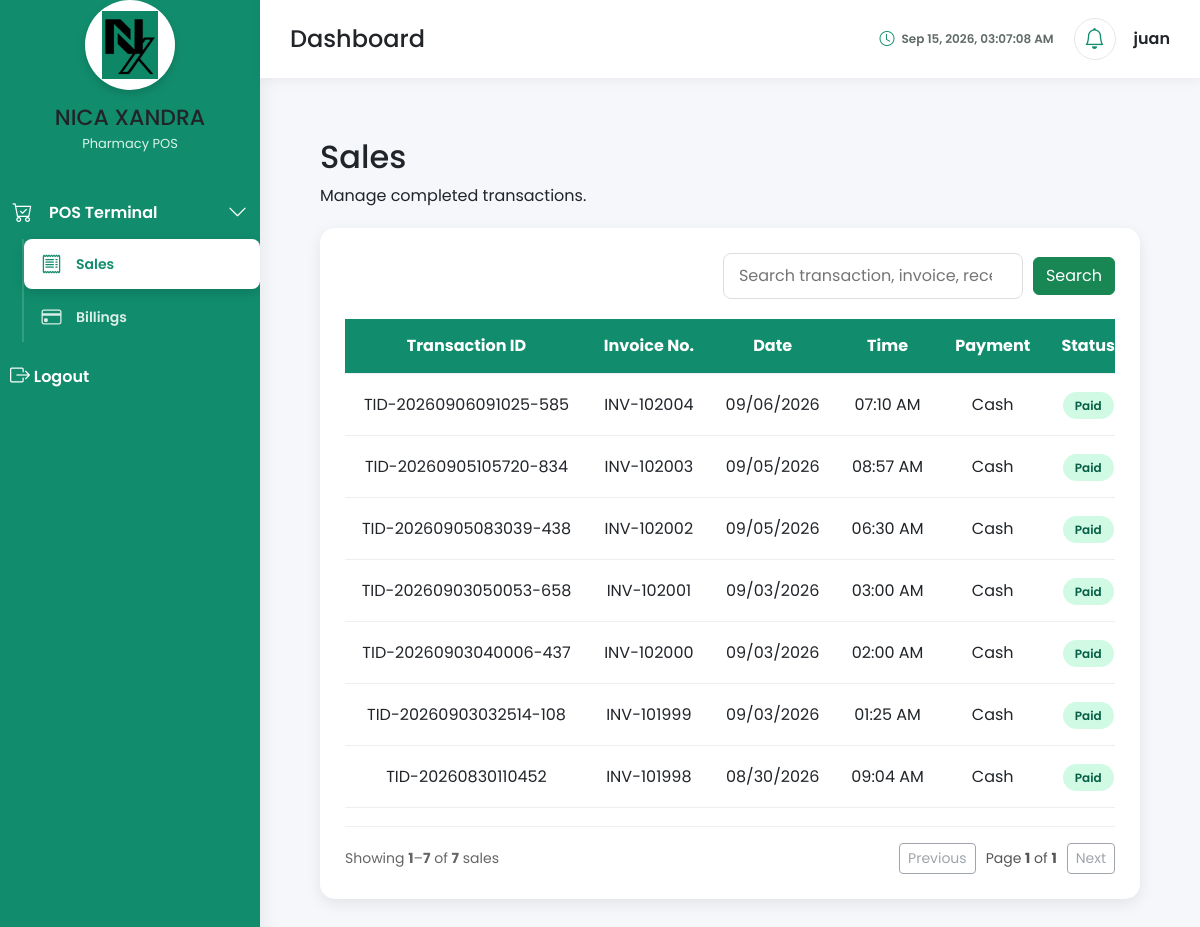
/app/dashboard/pos/index.php?page=sales (signed in), run on the app's committed database.
### tables this page shows
CREATE TABLE `sales` (
  `sale_id` int(11) NOT NULL,
  `transaction_number` varchar(30) NOT NULL,
  `customer_id` int(11) DEFAULT NULL,
  `cashier_id` int(11) NOT NULL,
  `subtotal` decimal(10,2) NOT NULL DEFAULT 0.00,
  `discount_amount` decimal(10,2) NOT NULL DEFAULT 0.00,
  `vat_amount` decimal(10,2) NOT NULL DEFAULT 0.00,
  `total_amount` decimal(10,2) NOT NULL DEFAULT 0.00,
  `payment_status` enum('Pending','Paid','Partially Paid','Refunded') DEFAULT 'Pending',
  `transaction_status` enum('Completed','Cancelled','Void') DEFAULT 'Completed',
  `remarks` text DEFAULT NULL,
  `created_at` timestamp NOT NULL DEFAULT current_timestamp(),
  `updated_at` timestamp NOT NULL DEFAULT current_timestamp() ON UPDATE current_timestamp()
);

### app/Models/Sales.php (called while the page is built, shortened)
<?php
require_once __DIR__ . '/../../config/database.php';
class Sales
{
    private PDO $conn;
    public function __construct()
    {
        $database = new Database();
        $this->conn = $database->connect();
    }
    public function getAllSales(
        int $page = 1,
        int $limit = 20,
        string $search = ''
    ): array {
        $page = max(1, $page);
        $limit = min(max(1, $limit), 100);
        $search = trim($search);
        $offset = ($page - 1) * $limit;
        $where = ["s.transaction_status = 'Completed'"];
        $params = [];
        $whereSql = implode(' AND ', $where);
        $countSql = "
            SELECT COUNT(*)
            FROM sales s
            LEFT JOIN payments pay ON pay.sale_id = s.sale_id
            WHERE {$whereSql}
        ";
        $countStmt = $this->conn->prepare($countSql);
        $countStmt->execute();
        $total = (int) $countStmt->fetchColumn();
        $sql = "
            SELECT
                s.sale_id,
                s.transaction_number,
                CONCAT('INV-', LPAD(s.sale_id, 6, '0')) AS invoice_number,
                DATE(s.created_at) AS sale_date,
                TIME(s.created_at) AS sale_time,
                COALESCE(pay.payment_method, '—') AS payment_method,
                s.payment_status,
                s.total_amount,
                s.created_at
            FROM sales s
            LEFT JOIN payments pay ON pay.sale_id = s.sale_id
            WHERE {$whereSql}
            ORDER BY s.created_at DESC, s.sale_id DESC
            LIMIT :limit OFFSET :offset
        ";
        $stmt = $this->conn->prepare($sql);
        $stmt->bindValue(':limit', $limit, PDO::PARAM_INT);
        $stmt->bindValue(':offset', $offset, PDO::PARAM_INT);
        $stmt->execute();
        $transactions = $stmt->fetchAll(PDO::FETCH_ASSOC);
        $totalPages = $total > 0 ? (int) ceil($total / $limit) : 0;
        return [
            'transactions' => $transactions,
            'pagination' => [
                'page' => $page,
                'limit' => $limit,
                'total' => $total,
                'total_pages' => $totalPages,
                'has_previous' => $page > 1,
                'has_next' => $page < $totalPages,
            ],
        ];
    }
}

### config/database.php (called while the page is built, shortened)
<?php
class Database
{
    private string $host = "localhost";
    private string $db_name = "pharmacy_pos";
    private string $username = "root";
    private string $password = "";
    private ?PDO $connection = null;
    public function connect(): PDO
    {
        if ($this->connection === null) {
            $dsn = "mysql:host={$this->host};dbname={$this->db_name};charset=utf8mb4";
            try {
                $this->connection = new PDO(
                    $dsn,
                    $this->username,
                    $this->password,
                    [
                        PDO::ATTR_ERRMODE => PDO::ERRMODE_EXCEPTION,
                        PDO::ATTR_DEFAULT_FETCH_MODE => PDO::FETCH_ASSOC,
                        PDO::ATTR_EMULATE_PREPARES => false
                    ]
                );
            } catch (PDOException $e) {
                die(
                    "<h2>Database Connection Failed</h2>" .
                    "<p>" . htmlspecialchars($e->getMessage()) . "</p>"
                );
            }
        }
        return $this->connection;
    }
}

### app/Controllers/SalesController.php (called while the page is built, shortened)
<?php
require_once __DIR__ . '/../Models/Sales.php';
class SalesController
{
    private Sales $sales;
    public function __construct()
    {
        $this->sales = new Sales();
    }
    public function getTransactions(
        int $page = 1,
        int $limit = 20,
        string $search = ''
    ): array {
        return $this->sales->getAllSales($page, $limit, $search);
    }
}

### app/dashboard/pos/pages/sales.php (the view, shortened to what this page needs)
<?php
require_once '../../Controllers/SalesController.php';
$salesPage = max(1, (int) ($_GET['sales_page'] ?? 1));
$limit = 20;
$search = trim((string) ($_GET['search'] ?? ''));
$salesController = new SalesController();
$result = $salesController->getTransactions($salesPage, $limit, $search);
$transactions = $result['transactions'] ?? [];
$pagination = $result['pagination'] ?? [
    'page' => 1,
    'limit' => $limit,
    'total' => 0,
    'total_pages' => 0,
    'has_previous' => false,
    'has_next' => false,
];
require_once '../../../includes/header.php';
?>
<link rel="stylesheet" href="/pharmacy_pos/assets/css/dashboard.css">
<link rel="stylesheet" href="/pharmacy_pos/assets/css/sidebar.css">
<link rel="stylesheet" href="/pharmacy_pos/assets/css/navbar.css">
<link rel="stylesheet" href="/pharmacy_pos/assets/css/sales.css">
<div class="dashboard-content records-page">
    <div class="page-header">
        <h2>Sales</h2>
        <p>Manage completed transactions.</p>
    </div>
    <div class="sales-card">
        <form class="sales-toolbar" method="get" action="">
            <input
                type="search"
                name="search"
                value="<?= htmlspecialchars($search) ?>"
                class="search-box"
                placeholder="Search transaction, invoice, receipt or payment"
                autocomplete="off">
            <button type="submit" class="btn btn-success">Search</button>
        </form>
        <div class="table-responsive">
            <table class="sales-table">
                <thead>
                    <tr>
                        <th>Transaction ID</th>
                        <th>Invoice No.</th>
                        <th>Date</th>
                        <th>Time</th>
                        <th>Payment</th>
                        <th>Status</th>
                    </tr>
                </thead>
                <tbody>
                <?php if (empty($transactions)): ?>
                    <tr>
                        <td colspan="8" class="empty-state">
                            <?= $search !== ''
                                ? 'No sales matched your search.'
                                : 'No completed sales yet.' ?>
                        </td>
                    </tr>
                <?php else: ?>
                    <?php foreach ($transactions as $transaction): ?>
                        <tr class="sales-row">
                            <td><?= htmlspecialchars($transaction['transaction_number']) ?></td>
                            <td><?= htmlspecialchars($transaction['invoice_number']) ?></td>
                            <td><?= date('m/d/Y', strtotime($transaction['sale_date'])) ?></td>
                            <td><?= date('h:i A', strtotime($transaction['sale_time'])) ?></td>
                            <td><?= htmlspecialchars($transaction['payment_method']) ?></td>
                            <td>
                                <span class="status-paid">
                                    <?= htmlspecialchars($transaction['payment_status']) ?>
                                </span>
                            </td>
                        </tr>
                    <?php endforeach; ?>
                <?php endif; ?>
                </tbody>
            </table>
        </div>
        <?php
        $currentPage = (int) $pagination['page'];
        $totalPages = (int) $pagination['total_pages'];
        $total = (int) $pagination['total'];
        $start = $total > 0 ? (($currentPage - 1) * $limit) + 1 : 0;
        $end = $total > 0 ? min($currentPage * $limit, $total) : 0;
        ?>
        <div class="records-pagination">
            <div class="pagination-info">
                <?php if ($total > 0): ?>
                    Showing <strong><?= $start ?></strong>–<strong><?= $end ?></strong>
                    of <strong><?= $total ?></strong> sales
                <?php else: ?>
                    No sales found.
                <?php endif; ?>
            </div>
            <?php if ($totalPages > 0): ?>
                <div class="pagination-controls">
                    <?php if ($currentPage > 1): ?>
                        <a class="btn btn-outline-secondary btn-sm"
                           href="?page=sales&sales_page=<?= $currentPage - 1 ?>&search=<?= urlencode($search) ?>">
                            Previous
                        </a>
                    <?php else: ?>
                        <button class="btn btn-outline-secondary btn-sm" disabled>Previous</button>
                    <?php endif; ?>
                    <span class="pagination-page">
                        Page <strong><?= $currentPage ?></strong> of <strong><?= $totalPages ?></strong>
                    </span>
                    <?php if ($currentPage < $totalPages): ?>
                        <a class="btn btn-outline-secondary btn-sm"
                           href="?page=sales&sales_page=<?= $currentPage + 1 ?>&search=<?= urlencode($search) ?>">
                            Next
                        </a>
                    <?php else: ?>
                        <button class="btn btn-outline-secondary btn-sm" disabled>Next</button>
                    <?php endif; ?>
                </div>
            <?php endif; ?>
        </div>
    </div>
</div>
<?php require_once '../../../includes/footer.php'; ?>

### assets/css/auth.css (style rules this page uses)
:root { --primary-green:#0F8A6B; --dark-navbar:#1E1B1B; --light-bg:#F8F9FA; --white:#FFFFFF; --shadow:0 12px 30px rgba(0,0,0,.15); --border-radius:18px; --transition:.3s ease; }
* { margin:0; padding:0; box-sizing:border-box; }
body { font-family:'Poppins',sans-serif; background:#ffffff; overflow-x:hidden; }

### assets/css/dashboard.css (style rules this page uses)
* { margin:0; padding:0; box-sizing:border-box; }
body { font-family:'Poppins',sans-serif; background:#f4f7fb; }
.dashboard-content { flex:1; padding:25px; overflow:auto; }

### assets/css/pos.css (style rules this page uses)
.dashboard-content { height:calc(100vh - 80px); padding:20px; overflow:hidden; }

### assets/css/sales.css (style rules this page uses)
.dashboard-content { padding:30px; }
.page-header { margin-bottom:20px; }
.sales-card { background:#fff; border-radius:15px; padding:25px; box-shadow:0 5px 15px rgba(0,0,0,.08); }
.sales-toolbar { display:flex; justify-content:flex-end; margin-bottom:20px; }
.search-box { width:300px; padding:10px 15px; border:1px solid #ddd; border-radius:8px; }
.sales-table { width:100%; border-collapse:collapse; }
.sales-table thead { background:#118d6d; color:#fff; }
.sales-table th, .sales-table td { padding:15px; text-align:center; border-bottom:1px solid #eee; }
.status-paid { background:#d1fae5; color:#065f46; padding:5px 12px; border-radius:30px; font-size:12px; font-weight:600; }
.records-page { min-width: 0; }
.sales-toolbar { align-items: center; gap: 10px; flex-wrap: wrap; }
.sales-toolbar .search-box { margin-left: auto; }
.table-responsive { width: 100%; overflow-x: auto; }
.sales-table { min-width: 980px; }
.records-pagination { display: flex; align-items: center; justify-content: space-between; gap: 16px; margin-top: 18px; padding-top: 16px; border-top: 1px solid #eee; }
.pagination-info { color: #666; font-size: 14px; }
.pagination-controls { display: flex; align-items: center; justify-content: center; gap: 10px; }
.pagination-page { white-space: nowrap; color: #555; font-size: 14px; }

### data on the page
sales: transaction_number "TID-20260906091025-585", invoice_number "INV-102004", sale_date "09/06/2026", sale_time "07:10 AM", payment_method "Cash", payment_status "Paid"
sales: transaction_number "TID-20260905105720-834", invoice_number "INV-102003", sale_date "09/05/2026", sale_time "08:57 AM", payment_method "Cash", payment_status "Paid"
sales: transaction_number "TID-20260905083039-438", invoice_number "INV-102002", sale_date "09/05/2026", sale_time "06:30 AM", payment_method "Cash", payment_status "Paid"
sales: transaction_number "TID-20260903050053-658", invoice_number "INV-102001", sale_date "09/03/2026", sale_time "03:00 AM", payment_method "Cash", payment_status "Paid"
sales: transaction_number "TID-20260903040006-437", invoice_number "INV-102000", sale_date "09/03/2026", sale_time "02:00 AM", payment_method "Cash", payment_status "Paid"
sales: transaction_number "TID-20260903032514-108", invoice_number "INV-101999", sale_date "09/03/2026", sale_time "01:25 AM", payment_method "Cash", payment_status "Paid"
sales: transaction_number "TID-20260830110452", invoice_number "INV-101998", sale_date "08/30/2026", sale_time "09:04 AM", payment_method "Cash", payment_status "Paid"

### other printed values
$_SESSION['username'] "juan"
$start "1"
$end "7"
$total "7"
$currentPage "1"
$totalPages "1"
